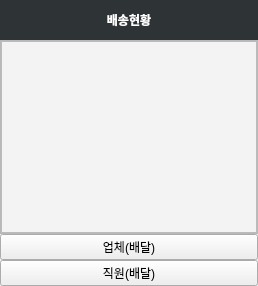
         <widget class="QWidget" name="page_delivery">
          <layout class="QVBoxLayout" name="verticalLayout_8">
           <property name="spacing">
            <number>0</number>
           </property>
           <property name="leftMargin">
            <number>0</number>
           </property>
           <property name="topMargin">
            <number>0</number>
           </property>
           <property name="rightMargin">
            <number>0</number>
           </property>
           <property name="bottomMargin">
            <number>0</number>
           </property>
           <item>
            <widget class="QLabel" name="label_2">
             <property name="minimumSize">
              <size>
               <width>0</width>
               <height>40</height>
              </size>
             </property>
             <property name="font">
              <font>
               <weight>75</weight>
               <bold>true</bold>
              </font>
             </property>
             <property name="styleSheet">
              <string notr="true">background-color: rgb(46, 52, 54);
color: rgb(255, 255, 255);</string>
             </property>
             <property name="text">
              <string>배송현황</string>
             </property>
             <property name="alignment">
              <set>Qt::AlignCenter</set>
             </property>
            </widget>
           </item>
           <item>
            <widget class="QFrame" name="frame_8">
             <property name="frameShape">
              <enum>QFrame::StyledPanel</enum>
             </property>
             <property name="frameShadow">
              <enum>QFrame::Raised</enum>
             </property>
             <layout class="QGridLayout" name="gridLayout">
              <property name="leftMargin">
               <number>0</number>
              </property>
              <property name="topMargin">
               <number>0</number>
              </property>
              <property name="rightMargin">
               <number>0</number>
              </property>
              <property name="bottomMargin">
               <number>0</number>
              </property>
              <property name="spacing">
               <number>0</number>
              </property>
              <item row="0" column="0">
               <widget class="QListWidget" name="shipping_show">
                <property name="styleSheet">
                 <string notr="true">background-color: rgb(243, 243, 243);</string>
                </property>
               </widget>
              </item>
             </layout>
            </widget>
           </item>
           <item>
            <widget class="QPushButton" name="company_btn">
             <property name="text">
              <string>업체(배달)</string>
             </property>
            </widget>
           </item>
           <item>
            <widget class="QPushButton" name="employee_btn">
             <property name="text">
              <string>직원(배달)</string>
             </property>
            </widget>
           </item>
          </layout>
         </widget>
